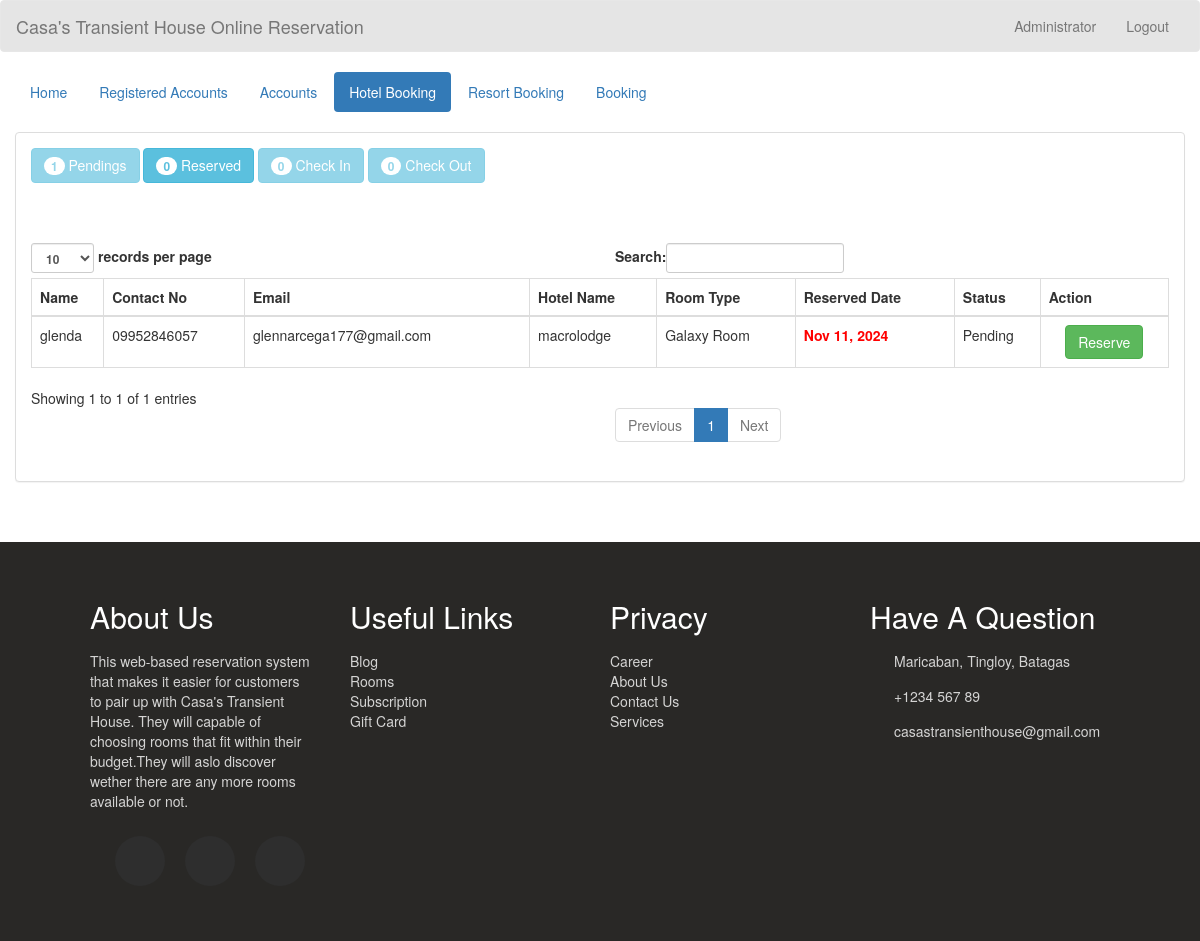
Screenshot of /admin/go_checkin.php (signed in) with the database file from the repository.
### tables this page shows
CREATE TABLE `transaction` (
  `transaction_id` int(11) NOT NULL,
  `id` varchar(11) NOT NULL,
  `guest_id` int(11) NOT NULL,
  `room_id` int(11) NOT NULL,
  `hotel_name` varchar(200) NOT NULL,
  `room_number` int(5) NOT NULL,
  `status` varchar(20) NOT NULL,
  `days` int(2) NOT NULL,
  `checkin` date NOT NULL,
  `checkin_time` time NOT NULL,
  `checkout` date NOT NULL,
  `checkout_time` time NOT NULL,
  `bill` varchar(10) NOT NULL
);

CREATE TABLE `guest` (
  `guest_id` int(11) NOT NULL,
  `name` varchar(50) NOT NULL,
  `address` varchar(50) NOT NULL,
  `contactno` varchar(13) NOT NULL,
  `email` varchar(100) NOT NULL
);

CREATE TABLE `room` (
  `room_id` int(11) NOT NULL,
  `hotel_name` varchar(200) NOT NULL,
  `room_type` varchar(50) NOT NULL,
  `room_number` varchar(100) NOT NULL,
  `price` varchar(11) NOT NULL,
  `descr` varchar(200) NOT NULL,
  `photo` varchar(100) NOT NULL
);

### admin_query/name.php (called while the page is built)
<?php
	require '../connection/connect.php';
	$query = $conn->query("SELECT * FROM `admin` WHERE `admin_id` = '$_SESSION[admin_id]'") or die(mysqli_error());
	$fetch = $query->fetch_array();
	$name = $fetch['name'];
?>

### admin/go_checkin.php (the view, shortened to what this page needs)
<!DOCTYPE html>
<?php
	require '../admin_query/name.php';
?>
<html lang = "en">
	<head>
		<link rel = "stylesheet" type = "text/css" href = "../css/bootstrap.css " />
		<link rel = "stylesheet" type = "text/css" href = "../css/style.css" />
        <link rel="stylesheet" type="text/css" href="../sendemail/css/bootstrap.css"/>
		<link rel="stylesheet"  type="text/css" href="../css/css_footer.css">
	</head>
<body>
	<nav style = "background-color:rgba(0, 0, 0, 0.1);" class = "navbar navbar-default">
		<div  class = "container-fluid">
			<div class = "navbar-header">
				<a class = "navbar-brand" >Casa's Transient House Online Reservation</a>
			</div>
			<ul class = "nav navbar-nav pull-right ">
				<li class = "dropdown">
					<a class="dropdown-toggle" data-toggle="dropdown" role="button" aria-haspopup="true" aria-expanded="false"></i> <?php echo $name;?></a>
				</li>
				<li><a href = "index.php">Logout</a></li>
			</ul>
		</div>
	</nav>
	<div class = "container-fluid">
		<ul class = "nav nav-pills">
			<li><a href = "home.php">Home</a></li>
			<li class = ""><a href = "registered_user.php">Registered Accounts</a></li>
			<li><a href = "account.php">Accounts</a></li>
			<li class="active"><a href = "reserve.php">Hotel Booking</a></li>
			<li><a href = "reserve_resort.php">Resort Booking</a></li>
			<li ><a href = "room.php">Booking</a></li>
		</ul>
	</div>
	<br />
	<div class = "container-fluid">
		<div class = "panel panel-default">
			<?php
				$q_p = $conn->query("SELECT COUNT(*) as total FROM `transaction` WHERE `status` = 'Pending'") or die(mysqli_error());
				$f_p = $q_p->fetch_array();
				$q_c = $conn->query("SELECT COUNT(*) as total FROM `transaction` WHERE `status` = 'Reserved'") or die(mysqli_error());
				$f_c = $q_c->fetch_array();
				$q_ci = $conn->query("SELECT COUNT(*) as total FROM `transaction` WHERE `status` = 'Check In'") or die(mysqli_error());
				$f_ci = $q_ci->fetch_array();
				$q_cw = $conn->query("SELECT COUNT(*) as total FROM `transaction` WHERE `status` = 'Check Out'") or die(mysqli_error());
				$f_cw = $q_cw->fetch_array();
			?>
			<div class = "panel-body">
				<a class = "btn btn-info disabled" href="reserve.php"><span class = "badge"><?php echo $f_p['total']?></span> Pendings</a>
				<a class = "btn btn-info" href="reserve1.php"><span class = "badge"><?php echo $f_c['total']?></span> Reserved</a>
				<a class = "btn btn-info disabled" href = "checkin.php"><span class = "badge"><?php echo $f_ci['total']?></span> Check In</a>
				<a class = "btn btn-info disabled" href = "checkout.php"><span class = "badge"><?php echo $f_cw['total']?></span> Check Out</a>
				<br />
				<br />
				<br />
				<br />
				<table id = "table" class = "table table-bordered">
					<thead>
						<tr>
							<th>Name</th>
							<th>Contact No</th>
							<th>Email</th>
							<th>Hotel Name</th>
							<th>Room Type</th>
							<th>Reserved Date</th>
							<th>Status</th>
							<th>Action</th>
						</tr>
					</thead>
					<tbody>
						<?php
							$query = $conn->query("SELECT * FROM `transaction` NATURAL JOIN `guest` NATURAL JOIN `room` WHERE `status` = 'Pending'") or die(mysqli_error());
							while($fetch = $query->fetch_array()){
						?>
						<tr>
							<td><?php echo $fetch['name']?></td>
							<td><?php echo $fetch['contactno']?></td>
							<td><?php echo $fetch['email']?></td>
							<td><?php echo $fetch['hotel_name']?></td>
							<td><?php echo $fetch['room_type']?></td>
							<td><strong><?php if($fetch['checkin'] <= date("Y-m-d", strtotime("+8 HOURS"))){echo "<label style = 'color:#ff0000;'>".date("M d, Y", strtotime($fetch['checkin']))."</label>";}else{echo "<label style = 'color:#00ff00;'>".date("M d, Y", strtotime($fetch['checkin']))."</label>";}?></strong></td>
							<td><?php echo $fetch['status']?></td>
							<td><center><a class = "btn btn-success" href = "../admin_query/confirm_query_reserve.php?transaction_id=<?php echo $fetch['transaction_id']?>"> Reserve</a>
						</tr>
						<?php
							}
						?>
					</tbody>
				</table>
			</div>
		</div>
	</div>
	<br />
	<br />
	<footer class = "footer">
            <div class = "footer-container">
                <div>
                    <h2>About Us </h2>
					<p>This web-based reservation system that makes it easier for customers to pair up with Casa's Transient House.
						They will capable of choosing rooms that fit within their budget.They will aslo discover wether there are any more rooms available or not.
					</p>
                    <ul class = "social-icons">
                        <li class = "flex">
                        </li>
                        <li class = "flex">
                        </li>
                        <li class = "flex">
                        </li>
                    </ul>
                </div>
                <div>
                    <h2>Useful Links</h2>
                    <a href = "#">Blog</a>
                    <a href = "#">Rooms</a>
                    <a href = "#">Subscription</a>
                    <a href = "#">Gift Card</a>
                </div>
                <div>
                    <h2>Privacy</h2>
                    <a href = "#">Career</a>
                    <a href = "#">About Us</a>
                    <a href = "#">Contact Us</a>
                    <a href = "#">Services</a>
                </div>
                <div>
                    <h2>Have A Question</h2>
                    <div class = "contact-item">
                        <span>
                             Maricaban, Tingloy, Batagas
                        </span>
                    </div>
                    <div class = "contact-item">
                        <span>
                            +1234 567 89
                        </span>
                    </div>
                    <div class = "contact-item">
                        <span>
                            casastransienthouse@gmail.com
                        </span>
                    </div>
                </div>
            </div>
        </footer>
</body>
</html>

### css/css_footer.css (style rules this page uses)
:root { --transition: all 0.7s ease; --yellow: #f9d342; --dark: #292826; }
html { scroll-behavior: smooth; }
.flex { display: flex; flex-direction: column; justify-content: center; align-items: center; }
h1, h2, h3, h4, h5, h6 { padding: 8px 0; }
.footer { background: var(--dark); color: #fff; text-align: center; }
.footer-container { width: 85vw; margin: 0 auto; padding: 30px 0; }
.footer-container p, .footer-container a, .footer-container span { opacity: 0.8; }
.footer a { display: block; color: #fff; text-decoration: none; }
.social-icons { list-style: none; display: flex; justify-content: center; padding: 15px 0; }
.social-icons li { margin: 0 10px; width: 50px; height: 50px; background: #2e2e2e; border-radius: 50%; transition: var(--transition); cursor: pointer; }
.contact-item span { display: block; }
@media (min-width: 900px) { .footer-container { display: grid; grid-template-columns: repeat(2, 1fr); grid-gap: 20px; } }
@media (min-width: 1170px) { .footer { text-align: left; } }
@media (min-width: 1170px) { .footer-container { grid-template-columns: repeat(4, 1fr); } }
@media (min-width: 1170px) { .footer-container div:nth-child(1) p { padding-right: 20px; } }
@media (min-width: 1170px) { .contact-item { display: grid; grid-template-columns: 10% 90%; margin-bottom: 15px; align-items: center; } }

### rows the page displays
transaction: guest.name "glenda", guest.contactno "09952846057", guest.email "glennarcega177@gmail.com", hotel_name "macrolodge", room.room_type "Galaxy Room", checkin "Nov 11, 2024", status "Pending"

### other values shown
$name "Administrator"
$f_p['total'] "1"
$f_c['total'] "0"
$f_ci['total'] "0"
$f_cw['total'] "0"
